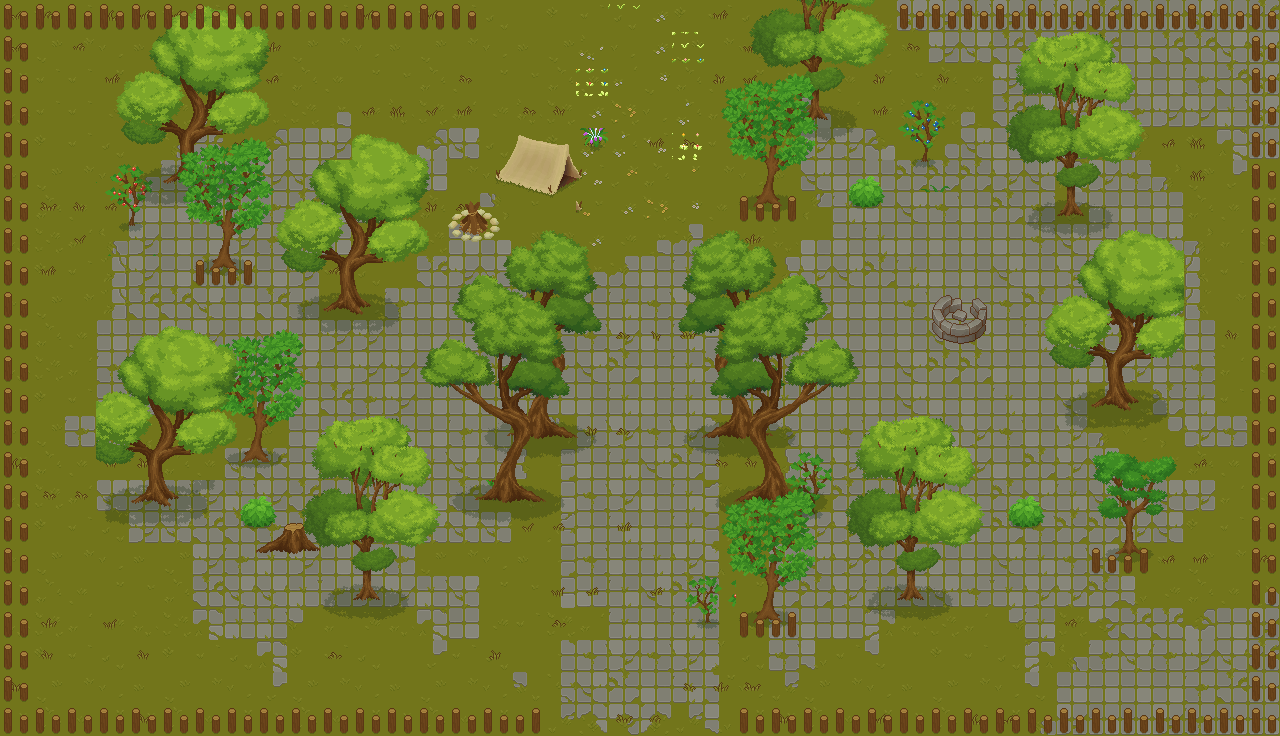

The image is a tile-based game level rendered from a .tmx file. Its description and source (layers, tilesets, objects; grid data summarised) follow:
An orthogonal 40x23 tile map with 32x32 px tiles, 8 tile layers (Grass, Paths, Plants, Fields, ...), 2 hidden layers not drawn, 7 tilesets.

<map version="1.10" tiledversion="1.11.2" orientation="orthogonal" renderorder="right-down" width="40" height="23" tilewidth="32" tileheight="32" infinite="0" nextlayerid="13" nextobjectid="1">
 <tileset firstgid="1" name="TX Tileset Grass" tilewidth="32" tileheight="32" tilecount="64" columns="8">
  <image source="../Pixel Art Top Down - Basic v1.1.2/Texture/TX Tileset Grass.png" width="256" height="256" />
 </tileset>
 <tileset firstgid="65" name="TX Tileset Stone Ground" tilewidth="32" tileheight="32" tilecount="64" columns="8">
  <image source="../Pixel Art Top Down - Basic v1.1.2/Texture/TX Tileset Stone Ground.png" width="256" height="256" />
 </tileset>
 <tileset firstgid="129" name="TX Shadow" tilewidth="32" tileheight="32" tilecount="256" columns="16">
  <image source="../Pixel Art Top Down - Basic v1.1.2/Texture/TX Shadow.png" width="512" height="512" />
 </tileset>
 <tileset firstgid="385" name="TX Plant" tilewidth="32" tileheight="32" tilecount="256" columns="16">
  <image source="../Pixel Art Top Down - Basic v1.1.2/Texture/TX Plant.png" width="512" height="512" />
 </tileset>
 <tileset firstgid="641" name="tiles" tilewidth="32" tileheight="32" tilecount="156" columns="13">
  <image source="../summer_plains_v1.0_standard/tiles.png" width="416" height="384" />
 </tileset>
 <tileset firstgid="797" name="assets" tilewidth="32" tileheight="32" tilecount="432" columns="16">
  <image source="../summer_plains_v1.0_standard/assets.png" width="512" height="864" />
 </tileset>
 <tileset firstgid="1229" name="TX Props" tilewidth="32" tileheight="32" tilecount="256" columns="16">
  <image source="../Pixel Art Top Down - Basic v1.1.2/Texture/TX Props.png" width="512" height="512" />
 </tileset>
 <layer id="1" name="Grass" width="40" height="23">
  <data>[920 cells, 920 non-empty, 16 distinct tile ids]</data>
 </layer>
 <layer id="2" name="Paths" width="40" height="23">
  <data>[920 cells, 120 non-empty, 34 distinct tile ids]</data>
 </layer>
 <layer id="3" name="Plants" width="40" height="23">
  <data>[920 cells, 169 non-empty, 13 distinct tile ids]</data>
 </layer>
 <layer id="4" name="Fields" width="40" height="23">
  <data>[920 cells, 460 non-empty, 20 distinct tile ids]</data>
 </layer>
 <layer id="5" name="Bush" width="40" height="23">
  <data>[920 cells, 225 non-empty, 187 distinct tile ids]</data>
 </layer>
 <layer id="6" name="Bush2" width="40" height="23">
  <data>[920 cells, 281 non-empty, 113 distinct tile ids]</data>
 </layer>
 <layer id="7" name="Bush3" width="40" height="23">
  <data>[920 cells, 162 non-empty, 22 distinct tile ids]</data>
 </layer>
 <layer id="8" name="Extras" width="40" height="23">
  <data>[920 cells, 38 non-empty, 23 distinct tile ids]</data>
 </layer>
 <layer id="12" name="Colisao" width="40" height="23" visible="0">
  <data>[920 cells, 147 non-empty, 1 distinct tile ids]</data>
 </layer>
 <layer id="9" name="Transicao 1" width="40" height="23" visible="0">
  <data>[920 cells, 13 non-empty, 1 distinct tile ids]</data>
 </layer>
</map>
